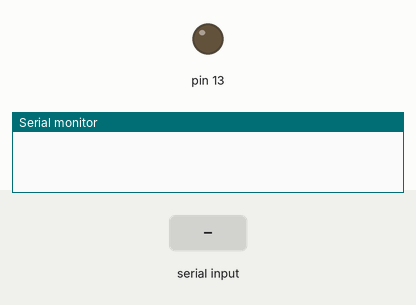
The sketch below on a simulated Arduino Uno, built with avr-gcc and run on an emulated ATmega328P. Parts: output pins drawn as LEDs (lit = HIGH), the last lines printed to the serial monitor. The inputs (shaded band) are chosen by the test bench.

Above: at 1.2 s.
1.3 s: "on" received over Serial
At 3.0 s:
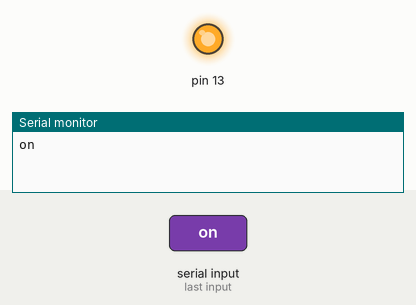
3.8 s: "off" received over Serial
At 6.1 s:
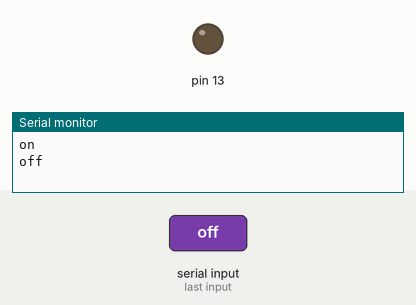
Timing chart, 0 to 7.6 s (numbered marks = the images above; inputs shaded):
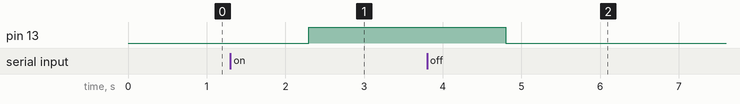

The sketch:

pythonToArduino.ino
```cpp
/*

The following code reads a string input from the python CLI through the serial port
and then perform some action on it.

*/

String cmd;

void setup() {
  // Baudrate should be same in python and arduino
  Serial.begin(115200);
  pinMode(13, OUTPUT);
}

void loop() {
  while (Serial.available() == 0){

  }
  cmd = Serial.readString();
  Serial.println(cmd);

  if (cmd.equals("on")) {
    digitalWrite(13, HIGH);
  }
  else if (cmd.equals("off")) {
    digitalWrite(13, LOW);
  }
}
```

Measured:
- after the input at 1.3 s, pin 13: LOW → HIGH after 1.0 s
- after the input at 3.8 s, pin 13: HIGH → LOW after 1.0 s
